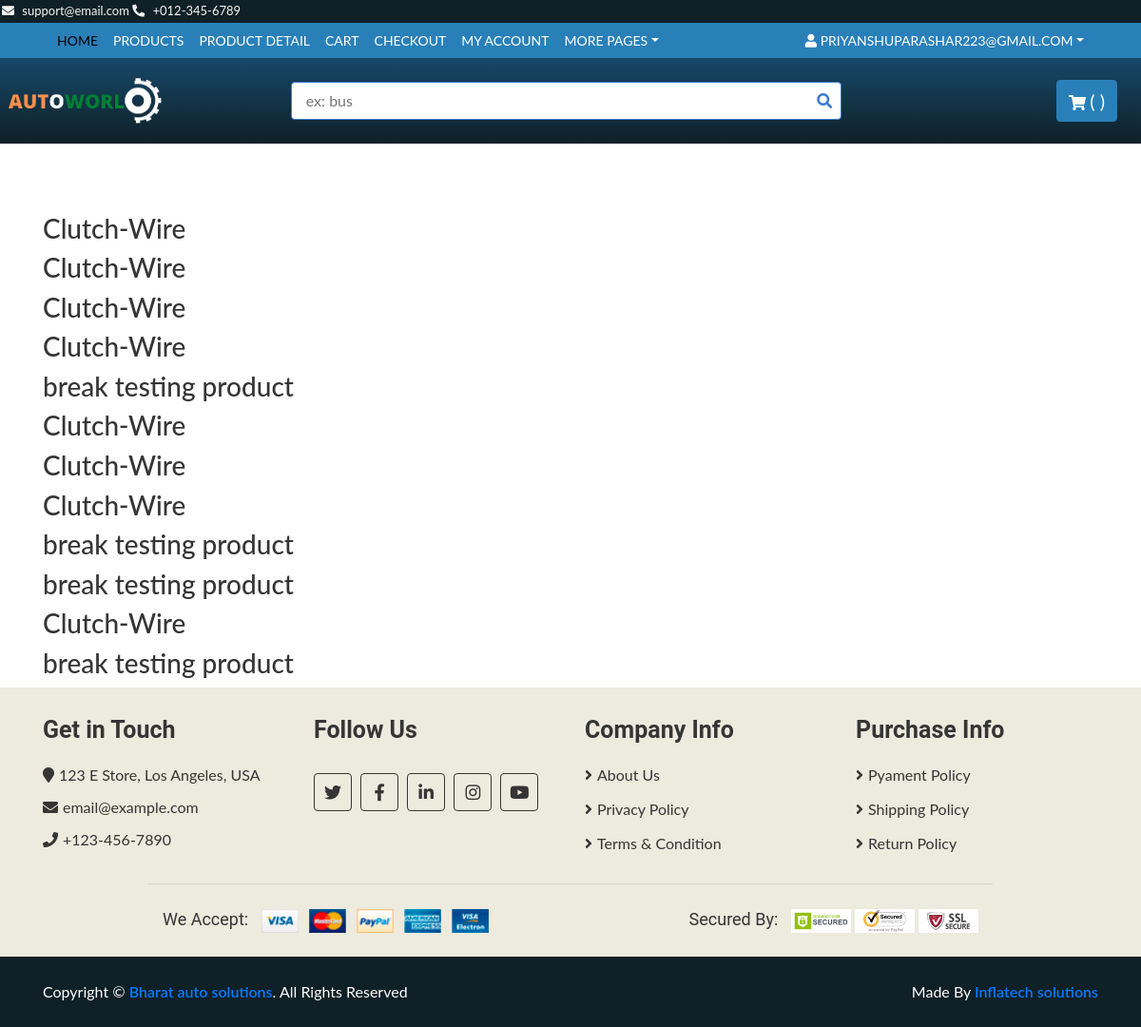
Before: /a/ (signed in) with the older database file.
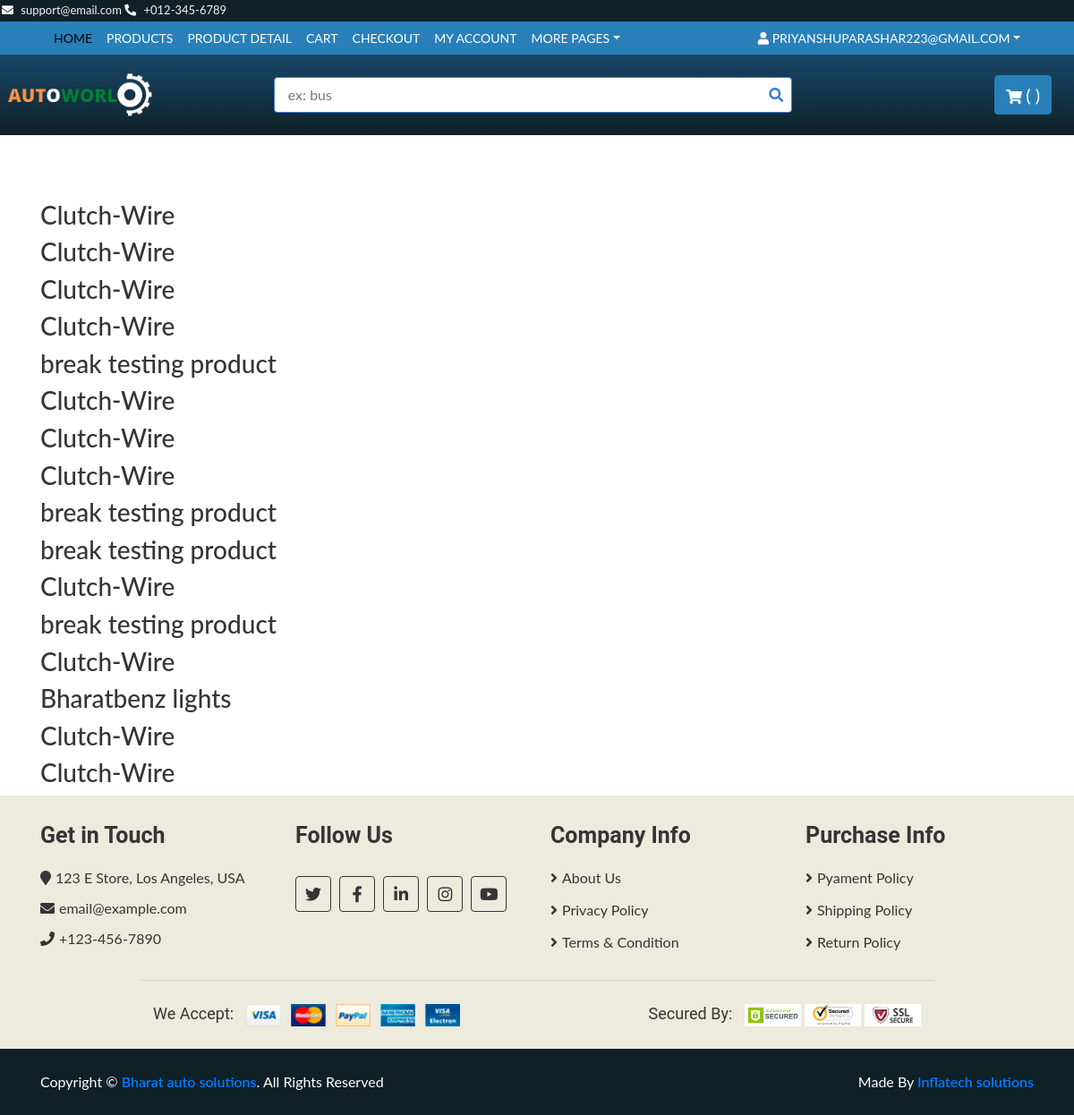
After: the same page with the newer database file.
### base/models.py (models this page shows, shortened)
class Order_item(models.Model):
    Order=models.ForeignKey(Order, on_delete=models.SET_NULL, blank=True, null=True)
    Product=models.ForeignKey(Product, on_delete=models.CASCADE, blank=True, null=True)
    quantity=models.IntegerField(default=0, null=True, blank=True)

class Product(models.Model):
    vehicaltype=models.ForeignKey(TypeOfVehicle, blank=False, on_delete=models.RESTRICT)
    manufacturer=models.ForeignKey(Manufacturer, blank=False, on_delete=models.RESTRICT)
    vmodel=models.ForeignKey(CarModel, blank=False, on_delete=models.RESTRICT)
    myear=models.ForeignKey(Year, on_delete=models.RESTRICT)
    brand=models.CharField(max_length=200, blank=True, null=True )
    category=models.ForeignKey(Category, on_delete=models.RESTRICT)
    title=models.CharField(max_length=255, help_text=('required'))
    desc=models.TextField(blank=True, null=True, verbose_name=('desciptions'))
    regular_price=models.DecimalField(max_digits=6, decimal_places=1)
    descount_price=models.DecimalField(max_digits=6, decimal_places=1, blank=True )
    is_active=models.BooleanField(default=True)
    slug=models.SlugField(blank=True, null=True)
    def __str__(self):
        return str(self.title)

### base/views.py (the view)
# urls.py: path('a/', views.a, name='a'),
def a(request):
    if request.user.is_authenticated:
        us=request.user
        cus=Customer.objects.get(user=us)
        oor=Order.objects.filter(Customer=cus)
        dic={}
        for k in oor:
            ok=Order_item.objects.filter(Order=k)
            for o in ok:
                dic[o]=o.Product
        print(ok)
    return render(request, 'a.html', {'dic':dic})

### templates/a.html
{% extends 'base.html' %}
{% load static %}
{% block content %}
<br>
<br>
<br>
<div class="container">
 {% for d in dic %}
 <h3>{{d.Product}}</h3>
 {% endfor %}
</div>
    {% endblock %}

Changed rows visible on the page:
added Order_item: Product "Clutch-Wire"
added Order_item: Product "Bharatbenz lights"
added Order_item: Product "Clutch-Wire"
added Order_item: Product "Clutch-Wire"
